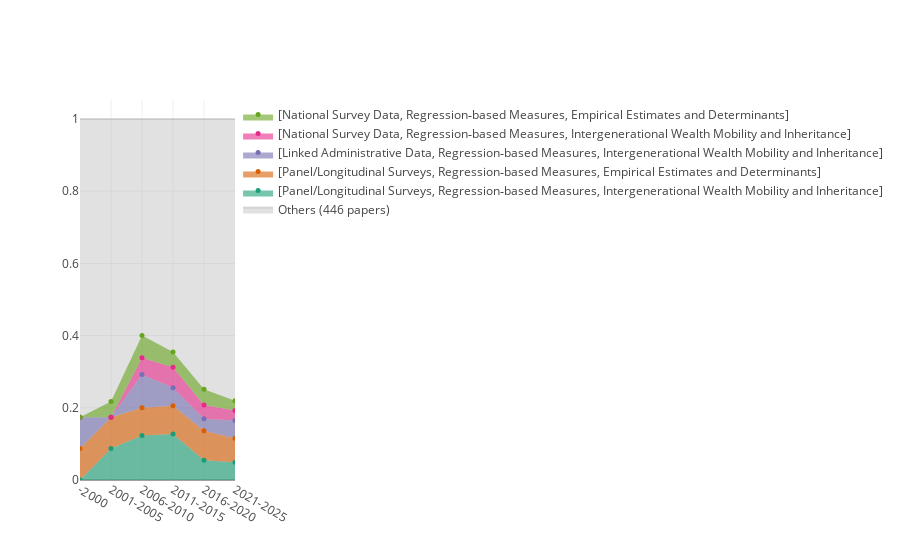

Notebook source saved alongside this figure:
### Code cell
import plotly.graph_objects as go

df_plt = df[df['n_papers']>0].copy()
df_plt = df_plt.sort_values(['period', 'n_papers'], ascending=[True, False])

for period in df_plt['period'].unique():
    total_weight = df_plt.loc[df_plt['period']==period, 'n_papers'].sum()
    df_plt.loc[df_plt['period']==period, 'normalized_weight'] = df_plt.loc[df_plt['period']==period, 'n_papers'] / total_weight

top10_names = df_plt.sort_values('n_papers', ascending=False).head(10)['names'].unique()
color_top10 = {name: px.colors.qualitative.Dark2[i % len(px.colors.qualitative.Dark2)] for i, name in enumerate(top10_names)}

fig = go.Figure()
fig.add_traces(go.Scatter(
    name = f"Others ({df_plt[~df_plt['names'].isin(top10_names)]['n_papers'].sum()} papers)",
    x= ['-2000', '2001-2005', '2006-2010', '2011-2015', '2016-2020', '2021-2025'],
    y = [1, 1, 1, 1, 1, 1],
    mode = 'lines',
    fill = 'tonexty',
    text = f"Others ({df_plt[~df_plt['names'].isin(top10_names)]['n_papers'].sum()} papers)",
    showlegend=True,
    fillcolor='rgba(180,180,180,0.4)',  # semi-transparent grey
    line=dict(color='rgba(150,150,150,0.3)'),
))


def rgb2rgba(rgb_color, a=0.5):
    rgb = rgb_color.lstrip('rgb(').rstrip(')').split(',')
    r, g, b = [int(c) for c in rgb]
    return f'rgba({r},{g},{b},{a})'


for name in top10_names:
    df_name = df_plt[df_plt['names']==name]
    fig.add_traces(go.Scatter(
        name = name,
        x=df_name["period"],
        y=df_name["normalized_weight"],
        mode='markers',
        stackgroup='one',
        fill='tonexty',
        text=df_name["names"],
        hovertemplate="Year=%{x}<br>Name=%{text}<br>normalized_weight=%{y}<extra></extra>",
        showlegend=True,
        fillcolor=rgb2rgba(color_top10[name], 0.6),
        line=dict(color=rgb2rgba(color_top10[name], 0.8), width=1),
        marker=dict(size=5, color=color_top10[name])
    ))



fig.update_layout(
    showlegend=True,
    template="none",
    # paper_bgcolor = "rgba(0,0,0,0)",
    # plot_bgcolor= "rgba(0,0,0,0)"
)

fig.show()

### Figure 1 — Plotly figure (JSON) as saved in the notebook; plotly's stock layout.template omitted (floating-point values rounded to 4 significant figures)
{"data": [{"fill": "tonexty", "fillcolor": "rgba(180,180,180,0.4)", "line": {"color": "rgba(150,150,150,0.3)"}, "mode": "lines", "name": "Others (446 papers)", "showlegend": true, "text": "Others (446 papers)", "type": "scatter", "x": ["-2000", "2001-2005", "2006-2010", "2011-2015", "2016-2020", "2021-2025"], "y": [1, 1, 1, 1, 1, 1]}, {"fill": "tonexty", "fillcolor": "rgba(27,158,119,0.6)", "hovertemplate": "Year=%{x}<br>Name=%{text}<br>normalized_weight=%{y}<extra></extra>", "line": {"color": "rgba(27,158,119,0.8)", "width": 1}, "marker": {"color": "rgb(27,158,119)", "size": 5}, "mode": "markers", "name": "[Panel/Longitudinal Surveys, Regression‐based Measures, Intergenerational Wealth Mobility and Inheritance]", "showlegend": true, "stackgroup": "one", "text": ["[Panel/Longitudinal Surveys, Regression‐based Measures, Intergenerational Wealth Mobility and Inheritance]", "[Panel/Longitudinal Surveys, Regression‐based Measures, Intergenerational Wealth Mobility and Inheritance]", "[Panel/Longitudinal Surveys, Regression‐based Measures, Intergenerational Wealth Mobility and Inheritance]", "[Panel/Longitudinal Surveys, Regression‐based Measures, Intergenerational Wealth Mobility and Inheritance]", "[Panel/Longitudinal Surveys, Regression‐based Measures, Intergenerational Wealth Mobility and Inheritance]"], "type": "scatter", "x": ["2001-2005", "2006-2010", "2011-2015", "2016-2020", "2021-2025"], "y": [0.08696, 0.1231, 0.1277, 0.05464, 0.04945]}, {"fill": "tonexty", "fillcolor": "rgba(217,95,2,0.6)", "hovertemplate": "Year=%{x}<br>Name=%{text}<br>normalized_weight=%{y}<extra></extra>", "line": {"color": "rgba(217,95,2,0.8)", "width": 1}, "marker": {"color": "rgb(217,95,2)", "size": 5}, "mode": "markers", "name": "[Panel/Longitudinal Surveys, Regression‐based Measures, Empirical Estimates and Determinants]", "showlegend": true, "stackgroup": "one", "text": ["[Panel/Longitudinal Surveys, Regression‐based Measures, Empirical Estimates and Determinants]", "[Panel/Longitudinal Surveys, Regression‐based Measures, Empirical Estimates and Determinants]", "[Panel/Longitudinal Surveys, Regression‐based Measures, Empirical Estimates and Determinants]", "[Panel/Longitudinal Surveys, Regression‐based Measures, Empirical Estimates and Determinants]", "[Panel/Longitudinal Surveys, Regression‐based Measures, Empirical Estimates and Determinants]", "[Panel/Longitudinal Surveys, Regression‐based Measures, Empirical Estimates and Determinants]"], "type": "scatter", "x": ["-2000", "2001-2005", "2006-2010", "2011-2015", "2016-2020", "2021-2025"], "y": [0.08696, 0.08696, 0.07692, 0.07801, 0.08197, 0.06593]}, {"fill": "tonexty", "fillcolor": "rgba(117,112,179,0.6)", "hovertemplate": "Year=%{x}<br>Name=%{text}<br>normalized_weight=%{y}<extra></extra>", "line": {"color": "rgba(117,112,179,0.8)", "width": 1}, "marker": {"color": "rgb(117,112,179)", "size": 5}, "mode": "markers", "name": "[Linked Administrative Data, Regression‐based Measures, Intergenerational Wealth Mobility and Inheritance]", "showlegend": true, "stackgroup": "one", "text": ["[Linked Administrative Data, Regression‐based Measures, Intergenerational Wealth Mobility and Inheritance]", "[Linked Administrative Data, Regression‐based Measures, Intergenerational Wealth Mobility and Inheritance]", "[Linked Administrative Data, Regression‐based Measures, Intergenerational Wealth Mobility and Inheritance]", "[Linked Administrative Data, Regression‐based Measures, Intergenerational Wealth Mobility and Inheritance]", "[Linked Administrative Data, Regression‐based Measures, Intergenerational Wealth Mobility and Inheritance]"], "type": "scatter", "x": ["-2000", "2006-2010", "2011-2015", "2016-2020", "2021-2025"], "y": [0.08696, 0.09231, 0.04965, 0.03279, 0.04945]}, {"fill": "tonexty", "fillcolor": "rgba(231,41,138,0.6)", "hovertemplate": "Year=%{x}<br>Name=%{text}<br>normalized_weight=%{y}<extra></extra>", "line": {"color": "rgba(231,41,138,0.8)", "width": 1}, "marker": {"color": "rgb(231,41,138)", "size": 5}, "mode": "markers", "name": "[National Survey Data, Regression‐based Measures, Intergenerational Wealth Mobility and Inheritance]", "showlegend": true, "stackgroup": "one", "text": ["[National Survey Data, Regression‐based Measures, Intergenerational Wealth Mobility and Inheritance]", "[National Survey Data, Regression‐based Measures, Intergenerational Wealth Mobility and Inheritance]", "[National Survey Data, Regression‐based Measures, Intergenerational Wealth Mobility and Inheritance]", "[National Survey Data, Regression‐based Measures, Intergenerational Wealth Mobility and Inheritance]"], "type": "scatter", "x": ["2006-2010", "2011-2015", "2016-2020", "2021-2025"], "y": [0.04615, 0.05674, 0.03825, 0.02747]}, {"fill": "tonexty", "fillcolor": "rgba(102,166,30,0.6)", "hovertemplate": "Year=%{x}<br>Name=%{text}<br>normalized_weight=%{y}<extra></extra>", "line": {"color": "rgba(102,166,30,0.8)", "width": 1}, "marker": {"color": "rgb(102,166,30)", "size": 5}, "mode": "markers", "name": "[National Survey Data, Regression‐based Measures, Empirical Estimates and Determinants]", "showlegend": true, "stackgroup": "one", "text": ["[National Survey Data, Regression‐based Measures, Empirical Estimates and Determinants]", "[National Survey Data, Regression‐based Measures, Empirical Estimates and Determinants]", "[National Survey Data, Regression‐based Measures, Empirical Estimates and Determinants]", "[National Survey Data, Regression‐based Measures, Empirical Estimates and Determinants]", "[National Survey Data, Regression‐based Measures, Empirical Estimates and Determinants]"], "type": "scatter", "x": ["2001-2005", "2006-2010", "2011-2015", "2016-2020", "2021-2025"], "y": [0.04348, 0.06154, 0.04255, 0.04372, 0.02747]}], "layout": {"showlegend": true}}
